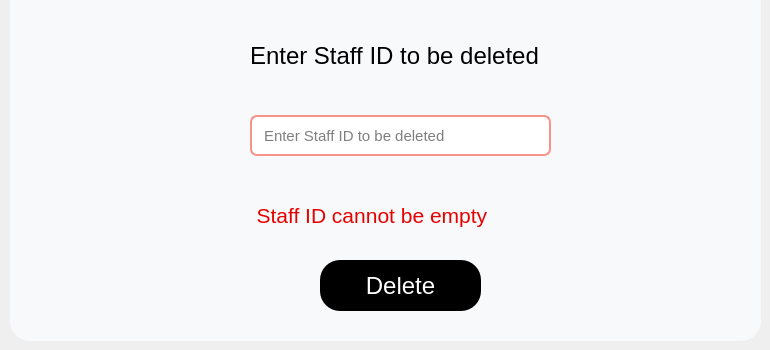
         <widget class="QWidget" name="stafdelp">
          <widget class="QWidget" name="widget_6" native="true">
           <property name="geometry">
            <rect>
             <x>10</x>
             <y>0</y>
             <width>751</width>
             <height>341</height>
            </rect>
           </property>
           <property name="minimumSize">
            <size>
             <width>0</width>
             <height>0</height>
            </size>
           </property>
           <property name="maximumSize">
            <size>
             <width>23233</width>
             <height>23323</height>
            </size>
           </property>
           <property name="styleSheet">
            <string notr="true">background-color:rgb(248, 249, 250);
border:none;
border-bottom-left-radius:20px;
border-bottom-right-radius:20px;</string>
           </property>
           <widget class="QLabel" name="label_12">
            <property name="geometry">
             <rect>
              <x>240</x>
              <y>40</y>
              <width>341</width>
              <height>31</height>
             </rect>
            </property>
            <property name="font">
             <font>
              <pointsize>18</pointsize>
              <weight>50</weight>
              <italic>false</italic>
              <bold>false</bold>
             </font>
            </property>
            <property name="text">
             <string>Enter Staff ID to be deleted</string>
            </property>
           </widget>
           <widget class="QLineEdit" name="stfdelidtxt">
            <property name="geometry">
             <rect>
              <x>240</x>
              <y>115</y>
              <width>301</width>
              <height>41</height>
             </rect>
            </property>
            <property name="font">
             <font>
              <pointsize>11</pointsize>
             </font>
            </property>
            <property name="styleSheet">
             <string notr="true">border-radius:7px;
background-color: rgb(255, 255, 255);
border:2px solid #F79489;
padding-left:10px;

</string>
            </property>
            <property name="placeholderText">
             <string>Enter Staff ID to be deleted</string>
            </property>
           </widget>
           <widget class="QToolButton" name="deletestfbtn">
            <property name="geometry">
             <rect>
              <x>310</x>
              <y>260</y>
              <width>161</width>
              <height>51</height>
             </rect>
            </property>
            <property name="font">
             <font>
              <pointsize>18</pointsize>
             </font>
            </property>
            <property name="styleSheet">
             <string notr="true">QToolButton#deletestfbtn{
background-color: rgb(0, 0, 0);
color: rgb(255, 255, 255);
border-radius:20px;
}
QToolButton#deletestfbtn:hover{
color: rgb(85, 255, 0);
}
QToolButton#deletestfbtn:pressed{
background-color: rgb(85, 255, 0);
color:rgb(0,0,0)
}</string>
            </property>
            <property name="text">
             <string>Delete</string>
            </property>
           </widget>
           <widget class="QLabel" name="invalidstf">
            <property name="geometry">
             <rect>
              <x>270</x>
              <y>190</y>
              <width>261</width>
              <height>51</height>
             </rect>
            </property>
            <property name="font">
             <font>
              <pointsize>18</pointsize>
             </font>
            </property>
            <property name="styleSheet">
             <string notr="true">color: rgb(232, 0, 0);</string>
            </property>
            <property name="inputMethodHints">
             <set>Qt::ImhNone</set>
            </property>
            <property name="text">
             <string>Staff does not exist</string>
            </property>
           </widget>
           <widget class="QLabel" name="delstfsucesslb">
            <property name="geometry">
             <rect>
              <x>250</x>
              <y>190</y>
              <width>281</width>
              <height>51</height>
             </rect>
            </property>
            <property name="font">
             <font>
              <pointsize>16</pointsize>
             </font>
            </property>
            <property name="styleSheet">
             <string notr="true">color: rgb(2, 170, 27);</string>
            </property>
            <property name="inputMethodHints">
             <set>Qt::ImhNone</set>
            </property>
            <property name="text">
             <string>Staff Deleted Successfully</string>
            </property>
           </widget>
           <widget class="QLabel" name="delstfemp">
            <property name="geometry">
             <rect>
              <x>130</x>
              <y>190</y>
              <width>411</width>
              <height>51</height>
             </rect>
            </property>
            <property name="font">
             <font>
              <pointsize>16</pointsize>
             </font>
            </property>
            <property name="styleSheet">
             <string notr="true">color: rgb(232, 0, 0);</string>
            </property>
            <property name="inputMethodHints">
             <set>Qt::ImhNone</set>
            </property>
            <property name="text">
             <string>                    Staff ID cannot be empty</string>
            </property>
           </widget>
          </widget>
         </widget>
